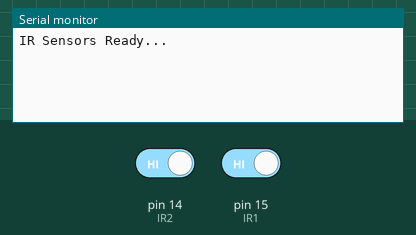
Simulated run of this sketch. Board: Arduino Uno, built with avr-gcc and run on an emulated ATmega328P. Shown: the last lines printed to the serial monitor. The inputs (shaded band) are chosen by the test bench; at power-on: pin 14 (IR2) HIGH, pin 15 (IR1) HIGH.

Above: at 1.2 s.
1.3 s: pin 14 (IR2) driven LOW
At 1.41 s:
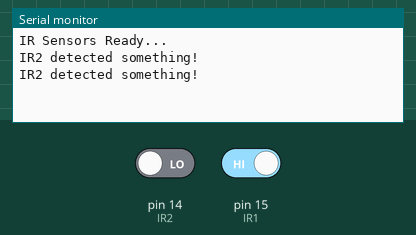
3.2 s: pin 15 (IR1) driven LOW
At 3.91 s:
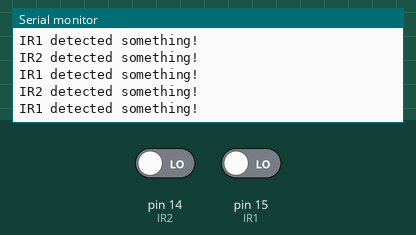

Measured:
- after the input at 1.3 s, the serial monitor: prints a new line at once (image 1)
- after the input at 3.2 s, the serial monitor: prints a new line at once (image 2)

The sketch:

DumpInfo.ino
```cpp
// #include <SPI.h>
// #include <MFRC522.h>

// #define SS_PIN 5
// #define RST_PIN 22

// MFRC522 rfid(SS_PIN, RST_PIN);

// void setup() {
//   Serial.begin(115200);
//   SPI.begin(18, 19, 23);  // SCK, MISO, MOSI
//   rfid.PCD_Init();

//   Serial.println("Place your RFID card near the reader...");
// }

// void loop() {
//   if (!rfid.PICC_IsNewCardPresent()) {
//     return;
//   }

//   if (!rfid.PICC_ReadCardSerial()) {
//     return;
//   }

//   Serial.print("Tag UID: ");
//   for (byte i = 0; i < rfid.uid.size; i++) {
//     Serial.print(rfid.uid.uidByte[i] < 0x10 ? "0" : "");
//     Serial.print(rfid.uid.uidByte[i], HEX);
//   }
//   Serial.println();

//   rfid.PICC_HaltA();       // Stop reading
//   rfid.PCD_StopCrypto1();  // Stop encryption
// }


#define IR1 15
#define IR2 14

void setup() {
  Serial.begin(115200);

  pinMode(IR1, INPUT);
  pinMode(IR2, INPUT);

  Serial.println("IR Sensors Ready...");
}

void loop() {

  int ir1State = digitalRead(IR1);
  int ir2State = digitalRead(IR2);

  // IR sensors usually give LOW when object detected
  if (ir1State == LOW) {
    Serial.println("IR1 detected something!");
  }

  if (ir2State == LOW) {
    Serial.println("IR2 detected something!");
  }

  delay(100);
}
```
